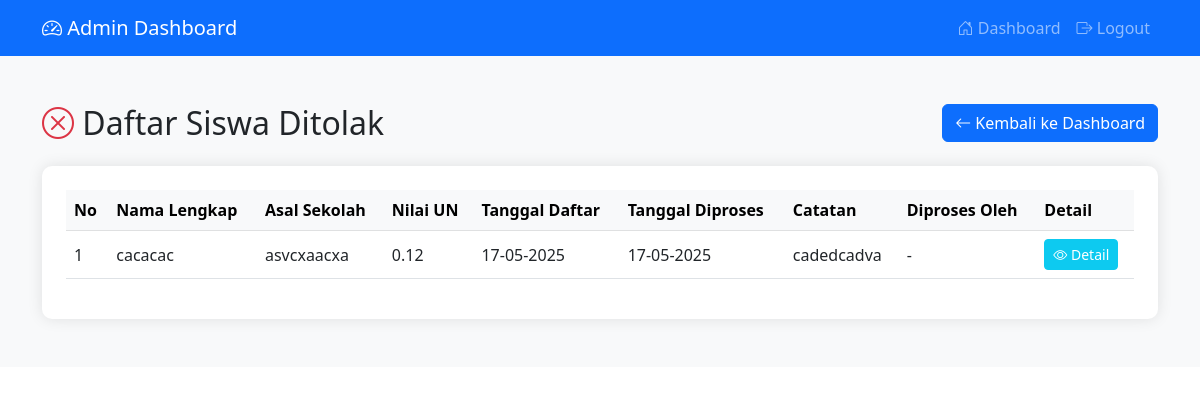
Before: /admin/ditolak (signed in) with the older database file.
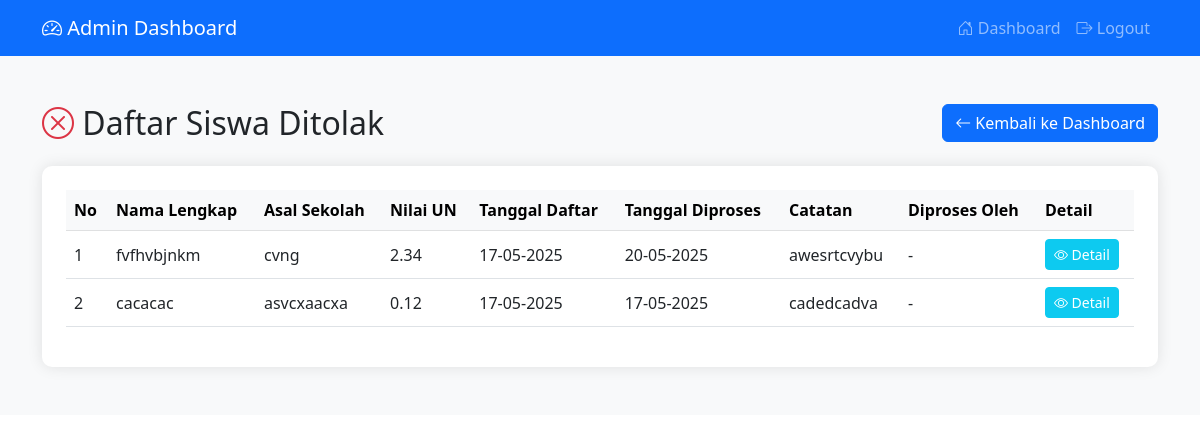
After: the same page with the newer database file.
### app/models.py (models this page shows)
class Pendaftaran(db.Model):
    __tablename__ = 'pendaftaran'
    id = db.Column(db.Integer, primary_key=True)
    nama_lengkap = db.Column(db.String(150), nullable=False)
    tempat_lahir = db.Column(db.String(100), nullable=False)
    tanggal_lahir = db.Column(db.Date, nullable=False)
    jenis_kelamin = db.Column(db.String(20), nullable=False)
    alamat = db.Column(db.Text, nullable=False)
    nomor_hp = db.Column(db.String(15), nullable=False)
    asal_sekolah = db.Column(db.String(150), nullable=False)
    nilai_un = db.Column(db.Float, nullable=False)
    status = db.Column(db.String(20), default='Pending')
    tanggal_daftar = db.Column(db.DateTime, default=datetime.utcnow)
    user_id = db.Column(db.Integer, db.ForeignKey('user.id'), nullable=False)
    diproses_oleh = db.Column(db.Integer, db.ForeignKey('user.id'), nullable=True)
    tanggal_diproses = db.Column(db.DateTime, nullable=True)
    catatan_admin = db.Column(db.Text, nullable=True)

### app/routes/admin.py (the view)
@admin_bp.route('/ditolak')
@login_required
@admin_required
def daftar_ditolak():
    logger.info(f"Admin {current_user.username} viewing rejected applications")
    try:
        ditolak = Pendaftaran.query.filter_by(status='Ditolak')\
            .order_by(Pendaftaran.tanggal_diproses.desc()).all()
        return render_template('admin/ditolak.html',
                             ditolak=ditolak,
                             title="Daftar Siswa Ditolak")
    except Exception as e:
        logger.error(f"Error loading rejected applications: {str(e)}")
        flash('Terjadi kesalahan saat memuat data.', 'danger')
        return redirect(url_for('admin_bp.dashboard_admin'))

### app/__init__.py (called while the page is built)
def create_app():
    app = Flask(__name__)
    app.config.from_object(Config)
    db.init_app(app)
    login_manager.init_app(app)
    Migrate(app, db)
    from .routes.auth import auth_bp
    from .routes.main import main_bp
    from .routes.admin import admin_bp
    app.register_blueprint(auth_bp)
    app.register_blueprint(main_bp)
    app.register_blueprint(admin_bp, url_prefix='/admin')
    from .models import User
    @login_manager.user_loader
    def load_user(user_id):
        return User.query.get(int(user_id))
    return app

### app/routes/admin.py (called while the page is built)
def admin_required(f):
    @wraps(f)
    def decorated_function(*args, **kwargs):
        if not current_user.is_authenticated or not current_user.is_admin:
            logger.warning(f"Unauthorized access attempt by user: {current_user}")
            flash('Anda tidak memiliki akses ke halaman ini', 'danger')
            return redirect(url_for('main_bp.home'))
        return f(*args, **kwargs)
    return decorated_function

### app/templates/admin/ditolak.html (shortened to what this page needs)
<!DOCTYPE html>
<html lang="en">
<head>
    <link href="https://cdn.jsdelivr.net/npm/bootstrap@5.3.0/dist/css/bootstrap.min.css" rel="stylesheet">
    <link rel="stylesheet" href="https://cdn.jsdelivr.net/npm/bootstrap-icons@1.7.2/font/bootstrap-icons.css">
</head>
<body>
    <nav class="navbar navbar-expand-lg navbar-dark bg-primary sticky-top">
        <div class="container">
            <a class="navbar-brand" href="{{ url_for('admin_bp.dashboard_admin') }}">
                <i class="bi bi-speedometer2"></i> Admin Dashboard
            </a>
            <div class="collapse navbar-collapse" id="navbarNav">
                <ul class="navbar-nav ms-auto">
                    <li class="nav-item">
                        <a class="nav-link" href="{{ url_for('admin_bp.dashboard_admin') }}">
                            <i class="bi bi-house-door"></i> Dashboard
                        </a>
                    </li>
                    <li class="nav-item">
                        <a class="nav-link" href="{{ url_for('auth_bp.logout') }}">
                            <i class="bi bi-box-arrow-right"></i> Logout
                        </a>
                    </li>
                </ul>
            </div>
        </div>
    </nav>
    <section class="py-5 bg-light">
        <div class="container">
            <div class="d-flex justify-content-between align-items-center mb-4">
                <h2 class="mb-0">
                    <i class="bi bi-x-circle text-danger"></i>
                    Daftar Siswa Ditolak
                </h2>
                <a href="{{ url_for('admin_bp.dashboard_admin') }}" class="btn btn-primary">
                    <i class="bi bi-arrow-left"></i> Kembali ke Dashboard
                </a>
            </div>
            <div class="table-container p-4">
                <div class="table-responsive">
                    <table class="table table-hover align-middle">
                        <thead class="table-light">
                            <tr>
                                <th>No</th>
                                <th>Nama Lengkap</th>
                                <th>Asal Sekolah</th>
                                <th>Nilai UN</th>
                                <th>Tanggal Daftar</th>
                                <th>Tanggal Diproses</th>
                                <th>Catatan</th>
                                <th>Diproses Oleh</th>
                                <th>Detail</th>
                            </tr>
                        </thead>
                        <tbody>
                            {% for p in ditolak %}
                            <tr>
                                <td>{{ loop.index }}</td>
                                <td>{{ p.nama_lengkap }}</td>
                                <td>{{ p.asal_sekolah }}</td>
                                <td>{{ p.nilai_un }}</td>
                                <td>{{ p.tanggal_daftar.strftime('%d-%m-%Y') }}</td>
                                <td>{{ p.tanggal_diproses.strftime('%d-%m-%Y') if p.tanggal_diproses else '-' }}</td>
                                <td>
                                    <span class="reason-text" title="{{ p.catatan_admin }}">
                                        {{ p.catatan_admin if p.catatan_admin else '-' }}
                                    </span>
                                </td>
                                <td>{{ p.admin.username if p.admin else '-' }}</td>
                                <td>
                                    <a href="{{ url_for('admin_bp.detail_pendaftar', id=p.id) }}"
                                       class="btn btn-sm btn-info text-white">
                                        <i class="bi bi-eye"></i> Detail
                                    </a>
                                </td>
                            </tr>
                            {% endfor %}
                        </tbody>
                    </table>
                </div>
            </div>
        </div>
    </section>
</body>
</html>

Changed rows visible on the page:
now on this page (row edited): Pendaftaran: nama_lengkap "fvfhvbjnkm", asal_sekolah "cvng", nilai_un "2.34", tanggal_daftar "17-05-2025", tanggal_diproses "20-05-2025", catatan_admin "awesrtcvybu", admin "-"
